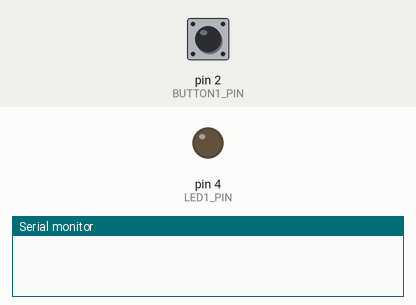
A sketch run on a simulated Arduino Uno, built with avr-gcc and run on an emulated ATmega328P. Parts: output pins drawn as LEDs (lit = HIGH), the last lines printed to the serial monitor. The inputs (shaded band) are chosen by the test bench; at power-on: pin 2 (BUTTON1_PIN) HIGH.

Above: at 1.2 s.
1.3 s: pin 2 (BUTTON1_PIN) pulled LOW for 0.15 s
At 1.9 s:
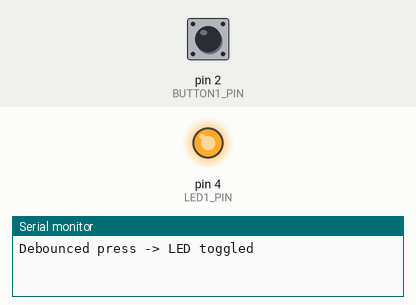
2.9 s: pin 2 (BUTTON1_PIN) pulled LOW for 1 s
At 4.3 s:
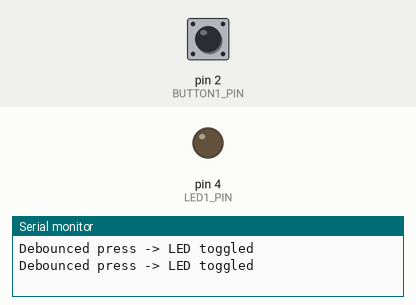
5.4 s: pin 2 (BUTTON1_PIN) pulled LOW for 3.2 s
At 6.2 s:
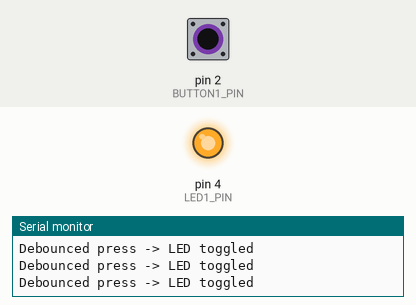
Timing chart, 0 to 8.4 s (numbered marks = the images above; inputs shaded):
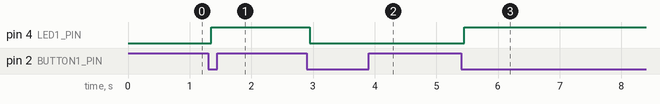

Measured:
- after the input at 1.3 s, pin 4 (LED1_PIN): LOW → HIGH after 0.05 s
- after the input at 2.9 s, pin 4 (LED1_PIN): HIGH → LOW after 0.05 s
- after the input at 5.4 s, pin 4 (LED1_PIN): LOW → HIGH after 0.05 s

The sketch:

W03_EX1.ino
```cpp
// Exercise 2 - Button Debounce (breadboard build)
// Author: Luke Griffin

const int BUTTON1_PIN = 2;                    // S1 push button on pin D2
const int LED1_PIN = 4;                       // LED 1 on pin D4

int buttonState = HIGH;                       // current debounced state (idle HIGH)
int lastReading = HIGH;                       // previous raw reading (idle HIGH)
unsigned long lastChangeTime = 0;             // time the raw reading last changed
const unsigned long debounceDelay = 50;       // wait 50 ms for it to settle
bool ledOn = false;                           // remembers if LED 1 is on

void setup() {                                // runs once at power-on
  Serial.begin(9600);                         // open serial monitor (9600 baud)
  pinMode(BUTTON1_PIN, INPUT_PULLUP);         // pull-up; idle HIGH, pressed LOW
  pinMode(LED1_PIN, OUTPUT);                  // LED 1 pin is an output
  digitalWrite(LED1_PIN, LOW);                // start with LED 1 off
}                                             // end of setup()

void loop() {                                 // repeats forever
  int reading = digitalRead(BUTTON1_PIN);     // read S1 (LOW = pressed)

  if (reading != lastReading) {               // raw reading changed (a bounce?)
    lastChangeTime = millis();                // note the time of the change
  }                                           // end of if

  if ((millis() - lastChangeTime) > debounceDelay) {  // steady long enough?
    if (reading != buttonState) {             // stable state actually changed
      buttonState = reading;                  // save the new stable state
      if (buttonState == LOW) {               // a clean press (active-low)
        ledOn = !ledOn;                       // flip the LED memory
        digitalWrite(LED1_PIN, ledOn);        // apply it to LED 1
        Serial.println("Debounced press -> LED toggled");  // print status
      }                                       // end of press check
    }                                         // end of state-change check
  }                                           // end of debounce check

  lastReading = reading;                      // remember reading for next pass
}                                             // end of loop()
```
